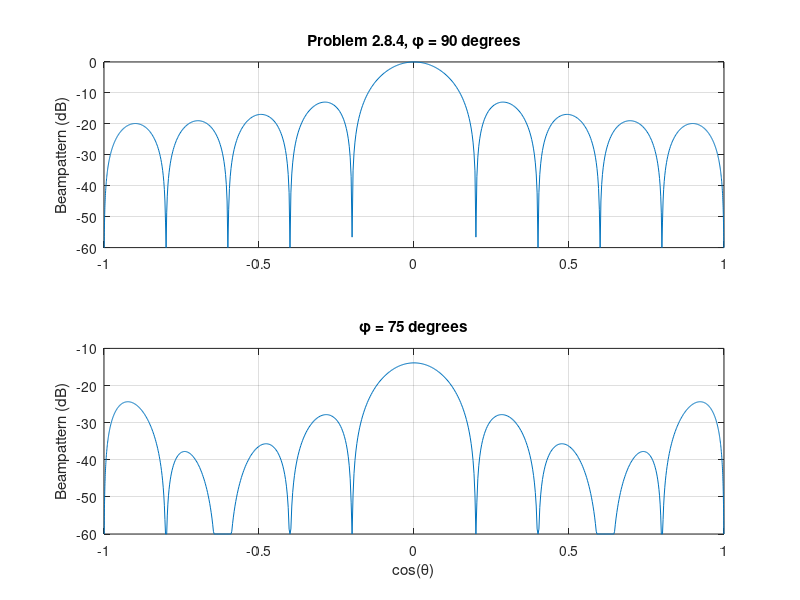
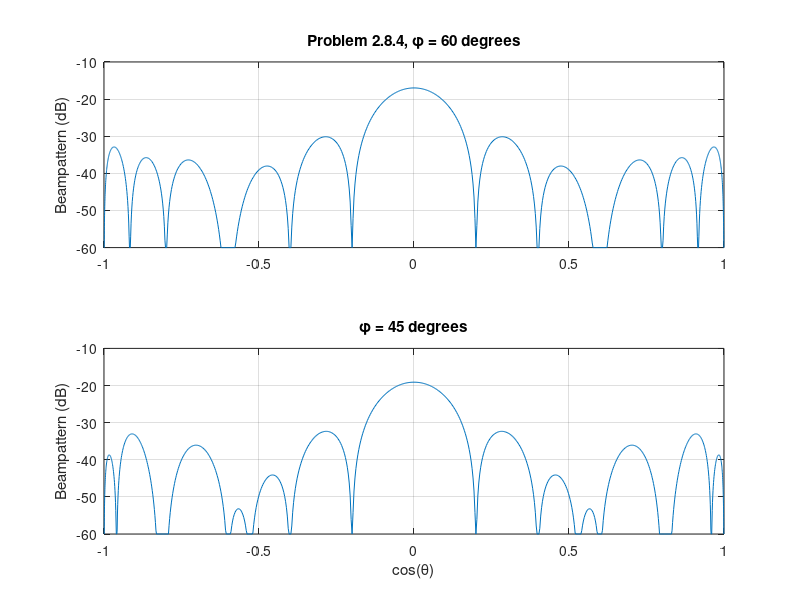
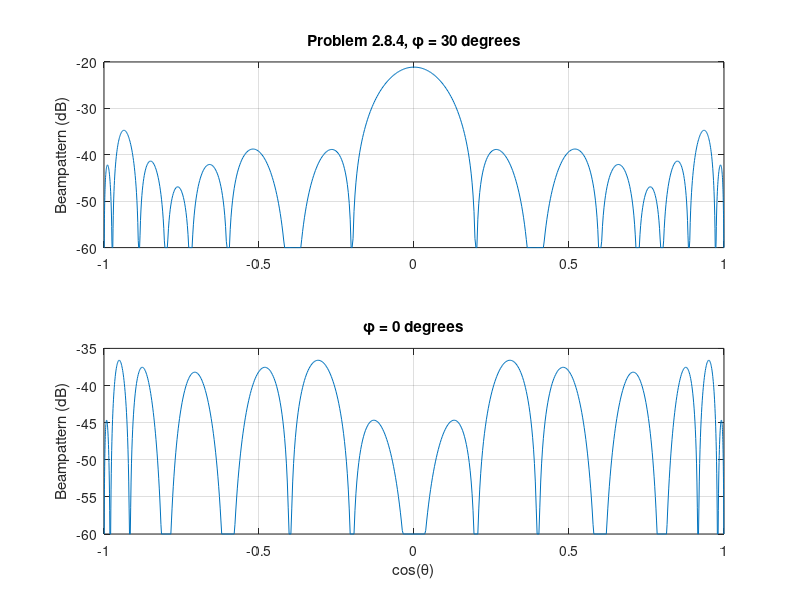

Write MATLAB code to recreate these figures, in order. (Note: this script raises an error after producing the figures.)
%%%%%%%%%%%%%%%%%%%%%%%%%%%%%%%%
% Problem 2.8.4
% Xin Zhang 2/13/99
% Updated 9/13/00 by K. Bell
% Functions called: bpsphere, sinc
%%%%%%%%%%%%%%%%%%%%%%%%%%%%%%%%

clear all;
close all;

Nx = 10;
Nz = 10;
nx = (-(Nx-1)/2:(Nx-1)/2).';
nz = (-(Nz-1)/2:(Nz-1)/2).';
dx = 1/2;
dz = 1/2;
theta = pi*(0:0.001:1);
%phi = [0 15 30 45 60 75 90]*pi/180;
phi = [90 75 60 45 30 0]*pi/180;

for l = 1:length(phi)
   
   % Calculate the beam pattern
   for k = 1:length(theta)
    	B_x(l,k) = sinc(Nx/2*sin(theta(k))*cos(phi(l)))/sinc(1/2*sin(theta(k))*cos(phi(l)));
      B_z(l,k) = sinc(Nz/2*cos(theta(k)))/sinc(1/2*cos(theta(k)));
      B(l,k) = B_x(l,k)*B_z(l,k);
      B(l,k) = 20*log10(abs(B(l,k)));
      if B(l,k) < -60
         B(l,k) = -60;
      end
   end
   
   % Output the results
   r = mod(l+1,2)+1;
   if r == 1
      figure;
   end
   subplot(2,1,r)
   plot(cos(theta),B(l,:))
   ylabel('Beampattern (dB)')
   grid on;
   if r == 1
      title(['Problem 2.8.4, \phi = ',num2str(phi(l)/pi*180),' degrees'])
   else
      title(['\phi = ',num2str(phi(l)/pi*180),' degrees'])
	   xlabel('cos(\theta)')
   end
end

% 3D plot
% Uniform Planar Array in x-z plane
Dx = [-(Nx-1)/2:1:(Nx-1)/2].'*dx;
Dz = [-(Nz-1)/2:1:(Nz-1)/2].'*dz;

D=[kron(Dx,ones(Nz,1)) [zeros(Nx*Nz,1)] kron(ones(Nx,1),Dz)];
w = ones(Nx*Nz,1)/(Nx*Nz);
lim = -60;
m=100;

bpsphere(D,w,lim,m)
title('Problem 2.8.4, 10x10 planar array in x-z plane')